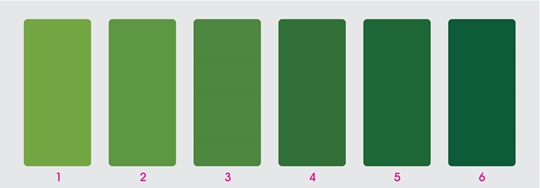
#> input picture rice_leaf_color.jpg, 540 x 188 px
$ python color_identification.py
#> lines starting #> are read from the running program, lines starting #| are printed output that depends on the picture
from sklearn.cluster import KMeans
import matplotlib.pyplot as plt
import numpy as np
import cv2
from collections import Counter
from skimage.color import rgb2lab, deltaE_cie76
import os

# [10 lines of commented-out code are left out]

def RGB2HEX(color):
    return "#{:02x}{:02x}{:02x}".format(int(color[0]), int(color[1]), int(color[2]))

def get_image(image_path):
#> called with image_path = 'rice_leaf_color.jpg'
    image = cv2.imread(image_path)
#> image is the input picture: shape (188, 540, 3); mean B, G, R 131.9, 169.8, 132.6
    image = cv2.cvtColor(image, cv2.COLOR_BGR2RGB)
    return image

def get_colors(image, number_of_colors, show_chart=True):
#> called with number_of_colors = 6, show_chart = True
    modified_image = cv2.resize(image, (600, 400), interpolation=cv2.INTER_AREA)
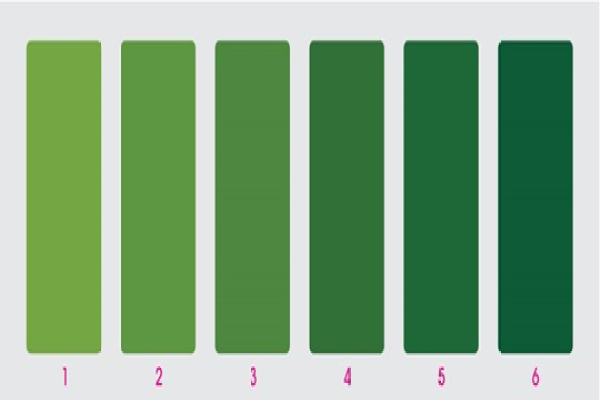
#> modified_image: shape (400, 600, 3); mean R, G, B 132.6, 169.8, 132
    modified_image = modified_image.reshape(modified_image.shape[0] * modified_image.shape[1], 3)
    clf = KMeans(n_clusters=number_of_colors)
    labels = clf.fit_predict(modified_image)
    counts = Counter(labels)
#> counts = {1: 97230, 5: 3744, 4: 23623, 2: 46969, 0: 23455, 3: 44979}

    center_colors = clf.cluster_centers_
    #We get ordered colors by iterating through the keys
    ordered_colors = [center_colors[i] / 255 for i in counts.keys()]
#> ordered_colors = [[0.9, 0.908, 0.912], [0.64, 0.703, 0.62], [0.456, 0.649, 0.269], [0.336, 0.558, 0.259], [0.193, 0.437, 0.218], [0.0849, 0.38, 0.214]]
    hex_colors = [RGB2HEX(ordered_colors[i] * 255) for i in counts.keys()]
#> hex_colors = ['#a3b39d', '#156036', '#316f37', '#74a544', '#e5e7e8', '#558e42']
    rgb_colors = [ordered_colors[i] * 255 for i in counts.keys()]
#> rgb_colors = [[163.2, 179.2, 158], [21.65, 96.84, 54.59], [49.24, 111.5, 55.54], [116.2, 165.6, 68.54], [229.6, 231.5, 232.4], [85.56, 142.2, 66.08]]

    if (show_chart):
        plt.figure(figsize=(8, 6))
        plt.pie(counts.values(), labels=hex_colors, colors=ordered_colors)
        plt.show()
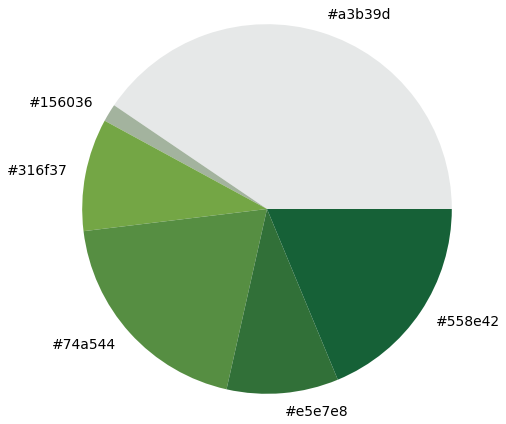
#> figure drawn by matplotlib, 1 panel

    return rgb_colors

get_colors(get_image('rice_leaf_color.jpg'), 6)
